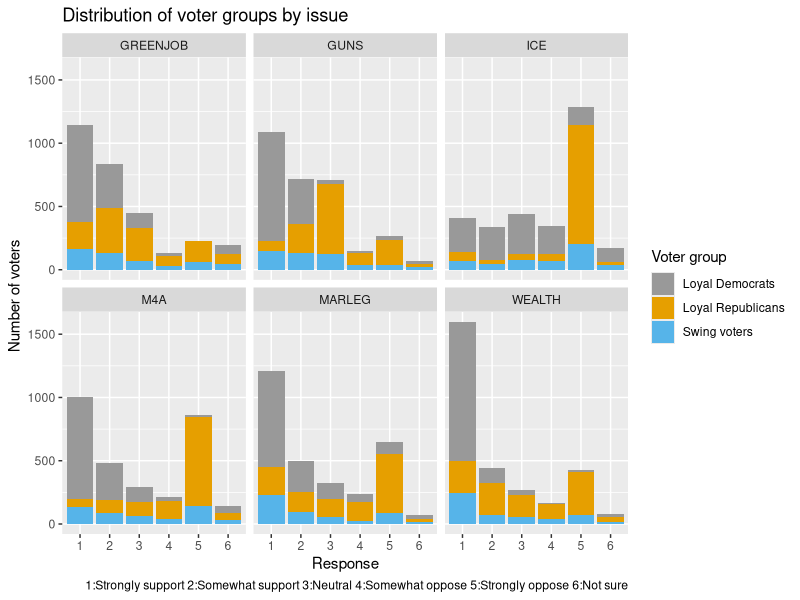
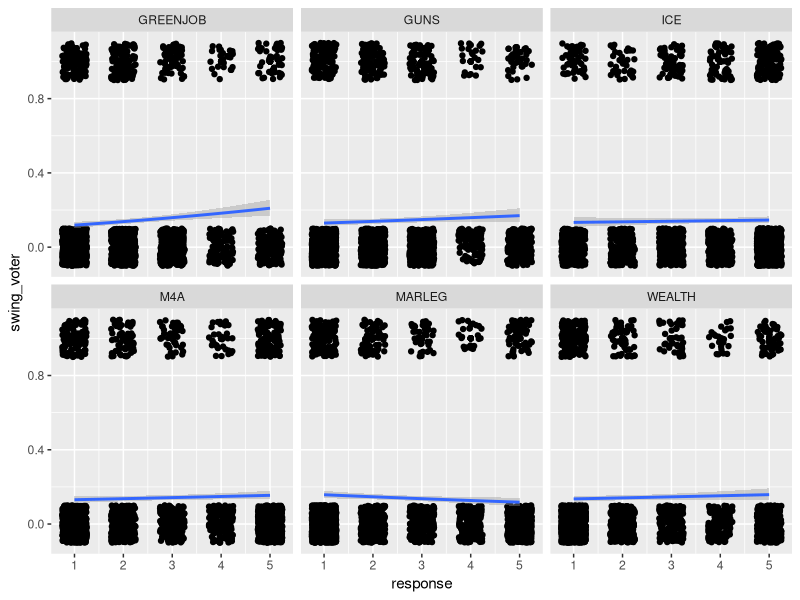
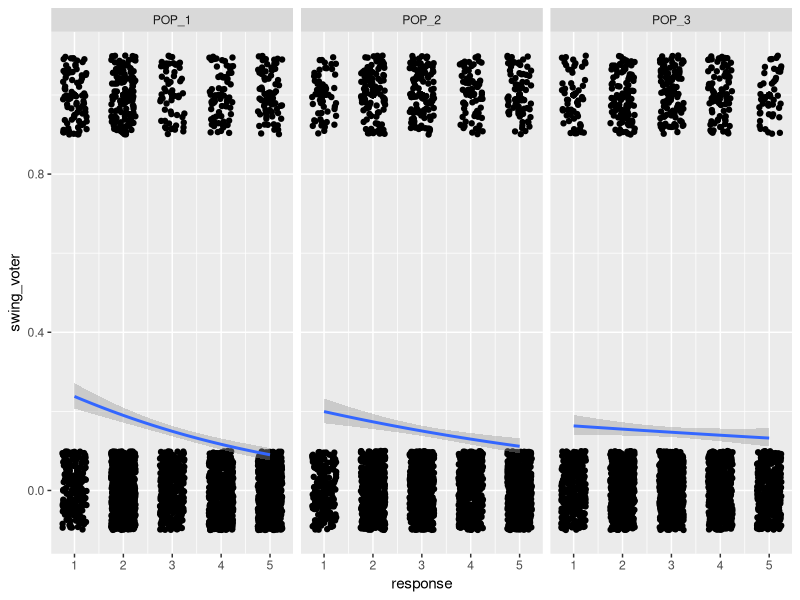

The R source for these figures, in order:
## ---- chunk 1
knitr::opts_chunk$set(echo = FALSE, tidy = TRUE, warning = FALSE, message = FALSE)
## ---- chunk 2
library(tidyverse)
library(broom)
library(arm)
cb_palette = c("#999999", "#E69F00", "#56B4E9", "#009E73", "#F0E442", "#0072B2", "#D55E00", "#CC79A7")
## ---- chunk 3
WTHH_full = read_csv("DFP_WTHH_release.csv")
WTHH = WTHH_full[c("presvote16post", "house3", "weight_DFP", "M4A", "GREENJOB", "WEALTH", "MARLEG", "ICE", "GUNS", "POP_1", "POP_2", "POP_3")]
## ---- chunk 4
WTHH$grp <- ifelse(WTHH$presvote16post==1 & WTHH$house3==1, "Loyal Democrats", ifelse(WTHH$presvote16post==2 & WTHH$house3==2, "Loyal Republicans", ifelse(!(WTHH$presvote16post %in% c(7,NA)), "Swing voters", NA)))
WTHH$swing_bhv <- ifelse(WTHH$grp=="Swing voters", ifelse(WTHH$house3==1, "Switch to D", ifelse(WTHH$house3==2, "Switch to R", "Others")), NA)

# cols <- c("presvote16post", "house3", "M4A", "GREENJOB", "WEALTH", "MARLEG", "ICE", "GUNS", "POP_1", "POP_2", "POP_3", "grp", "swing_bhv")
# WTHH[cols] <- lapply(WTHH[cols], factor)
## ---- chunk 5
WTHH.long = gather(WTHH, key="issue", value="response",
                   c("M4A", "GREENJOB", "WEALTH", "MARLEG", "ICE", "GUNS"))
cols <- c("issue", "response")
WTHH.long[cols] <- lapply(WTHH.long[cols], factor)
WTHH.long <- WTHH.long[c("issue", "response", "grp", "weight_DFP")]
WTHH.long <- WTHH.long[!is.na(WTHH.long$response) & !is.na(WTHH.long$grp),]
## ---- chunk 6
ggplot(WTHH.long, aes(x=response)) + stat_count(aes(fill=grp, weight=weight_DFP)) +
  facet_wrap(~issue) + scale_fill_manual(values=cb_palette) +
  labs(fill="Voter group", caption="1:Strongly support 2:Somewhat support 3:Neutral 4:Somewhat oppose 5:Strongly oppose 6:Not sure") +
  ggtitle("Distribution of voter groups by issue") +
  xlab("Response") + ylab("Number of voters")
## ---- chunk 7
WTHH$swing_voter = ifelse(WTHH$grp=="Swing voters", 1, ifelse(is.na(WTHH$grp), NA, 0))
WTHH.issue = WTHH[c("GREENJOB", "GUNS", "ICE", "M4A", "MARLEG", "WEALTH", "weight_DFP", "swing_voter")]
## ---- chunk 8
WTHH.issue <- WTHH.issue[rowSums(WTHH.issue[,c(1,2,3,4,5,6)] == 6) == 0,]
WTHH.issue <- WTHH.issue[complete.cases(WTHH.issue),]
## ---- chunk 9
WTHH.issue.long = gather(WTHH.issue, key="issue", value="response",
                   c("M4A", "GREENJOB", "WEALTH", "MARLEG", "ICE", "GUNS"))
ggplot(WTHH.issue.long, aes(x=response, y=swing_voter)) + geom_point(alpha=0.4) +
  geom_jitter(height=0.1, width=0.25) +
  geom_smooth(method = "glm", method.args = list(family = "binomial")) +
  facet_wrap(~issue)
## ---- chunk 10
WTHH.issue.logit1 <- glm(swing_voter ~ WEALTH, weights=weight_DFP, family="quasibinomial", data=WTHH.issue)
display(WTHH.issue.logit1)
## ---- chunk 11
WTHH.issue.logit2 <- glm(swing_voter ~ GREENJOB + GUNS, weights=weight_DFP, family="quasibinomial", data=WTHH.issue)
display(WTHH.issue.logit2)
## ---- chunk 12
WTHH.issue.logit <- glm(swing_voter ~ GREENJOB + GUNS + ICE + M4A + MARLEG + WEALTH, weights=weight_DFP, family="quasibinomial", data=WTHH.issue)
display(WTHH.issue.logit)
## ---- chunk 13
# WTHH.issue.logit <- glm(swing_voter ~ GREENJOB * GUNS * ICE * M4A * MARLEG * WEALTH, weights=weight_DFP, family="quasibinomial", data=WTHH.issue)
# display(WTHH.issue.logit)
## ---- chunk 14
WTHH.pop = WTHH[c("POP_1", "POP_2", "POP_3", "weight_DFP", "swing_voter")]
## ---- chunk 15
WTHH.pop <- WTHH.pop[rowSums(WTHH.pop[,c(1,2,3)] == 6) == 0,]
WTHH.pop <- WTHH.pop[complete.cases(WTHH.pop),]
## ---- chunk 16
WTHH.pop.long = gather(WTHH.pop, key="populism", value="response",
                   c("POP_1", "POP_2", "POP_3"))
ggplot(WTHH.pop.long, aes(x=response, y=swing_voter)) + geom_point(alpha=0.4) +
  geom_jitter(height=0.1, width=0.25) +
  geom_smooth(method = "glm", method.args = list(family = "binomial")) +
  facet_wrap(~populism)
